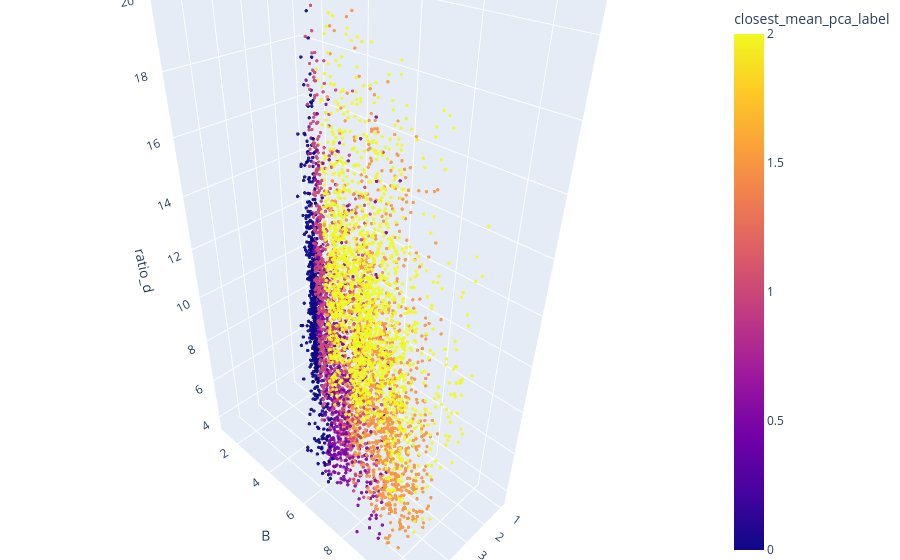

Source (notebook cell):
### Code cell
fig = px.scatter_3d(
    df_final,
    x="A",
    y="B",
    z="ratio_d",
    color="closest_mean_pca_label",
    opacity=0.7,
)
fig.update_traces(marker_size=2)
fig.update_layout(
    margin=dict(l=0, r=0, b=0, t=0)
)

fig.show()

### Figure 1 — Plotly figure (JSON) as saved in the notebook; plotly's stock layout.template omitted (floating-point values rounded to 4 significant figures; data arrays with more than 128 entries replaced by an {"elided": "..."} marker saying what was removed)
{"data": [{"hovertemplate": "A=%{x}<br>B=%{y}<br>ratio_d=%{z}<br>closest_mean_pca_label=%{marker.color}<extra></extra>", "legendgroup": "", "marker": {"color": {"elided": "10000 float values"}, "coloraxis": "coloraxis", "opacity": 0.7, "size": 2, "symbol": "circle"}, "mode": "markers", "name": "", "scene": "scene", "showlegend": false, "type": "scatter3d", "x": {"elided": "10000 float values"}, "y": {"elided": "10000 float values"}, "z": {"elided": "10000 float values"}}], "layout": {"coloraxis": {"colorbar": {"title": {"text": "closest_mean_pca_label"}}, "colorscale": [[0, "#0d0887"], [0.1111, "#46039f"], [0.2222, "#7201a8"], [0.3333, "#9c179e"], [0.4444, "#bd3786"], [0.5556, "#d8576b"], [0.6667, "#ed7953"], [0.7778, "#fb9f3a"], [0.8889, "#fdca26"], [1, "#f0f921"]]}, "legend": {"tracegroupgap": 0}, "margin": {"b": 0, "l": 0, "r": 0, "t": 0}, "scene": {"domain": {"x": [0, 1], "y": [0, 1]}, "xaxis": {"title": {"text": "A"}}, "yaxis": {"title": {"text": "B"}}, "zaxis": {"title": {"text": "ratio_d"}}}}}
